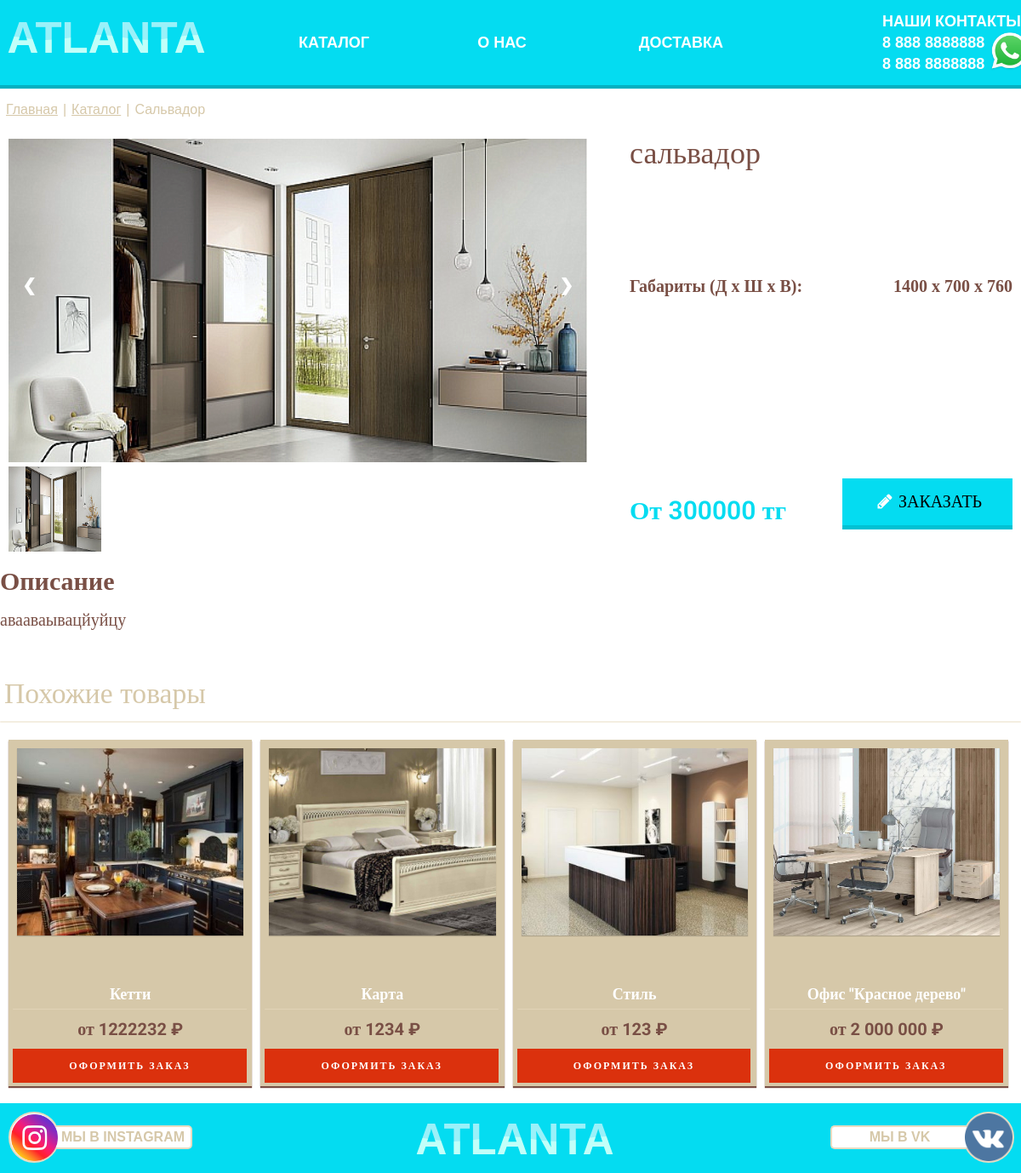
/category/ofisnaya-mebel/salvador/, run on the app's committed database.
### order/models.py (models this page shows, shortened)
class OrderNew(models.Model):
    order_main_img = models.ImageField(upload_to='car_img_order/%Y/%m/%d/', verbose_name='Главная картинка')
    order_main_img_mini = models.ImageField(upload_to='car_img_order/%Y/%m/%d/', verbose_name='Картинка брэнда',
                                            null=True, blank=True)
    slug = models.SlugField(max_length=200, unique=True, db_index=True, verbose_name='URL')
    order_main_title = models.CharField(max_length=250, verbose_name='Название товара')
    order_dop_title1 = models.CharField(max_length=400, verbose_name='Доп-характеристика№1', blank=True)
    order_dop_title2 = models.CharField(max_length=400, verbose_name='Значение доп-характеристики№1', blank=True)
    order_dop_title3 = models.CharField(max_length=400, verbose_name='Доп-характеристика2', blank=True)
    order_dop_title4 = models.CharField(max_length=400, verbose_name='Значение доп-характеристики№2', blank=True)
    order_dop_title5 = models.CharField(max_length=400, verbose_name='Доп-характеристика3', blank=True)
    order_dop_title6 = models.CharField(max_length=400, verbose_name='Значение доп-характеристики№3', blank=True)
    order_img_2 = models.ImageField(upload_to='car_img_order/%Y/%m/%d/', verbose_name='Вторая картинка',
                                    null=True, blank=True)
    order_img_3 = models.ImageField(upload_to='car_img_order/%Y/%m/%d/', verbose_name='Третья картинка',
                                    null=True, blank=True)
    order_img_4 = models.ImageField(upload_to='car_img_order/%Y/%m/%d/', verbose_name='Четвёртая картинка',
                                    null=True, blank=True)
    order_img_5 = models.ImageField(upload_to='car_img_order/%Y/%m/%d/', verbose_name='Пятая картинка',
                                    null=True, blank=True)
    order_img_6 = models.ImageField(upload_to='car_img_order/%Y/%m/%d/', verbose_name='Шестая картинка',
                                    null=True, blank=True
                                    )
    cat = models.ForeignKey('NewCategoryOrder', on_delete=models.PROTECT, verbose_name='Категория')
    order_price = models.CharField(max_length=50, verbose_name='Цена товара')
    order_text = models.TextField(verbose_name='Описание')
    order_maim_date_add = models.DateTimeField(auto_now_add=True, verbose_name='Время создания')
    order_maim_date = models.DateTimeField(auto_now=True, verbose_name='Время изменения')
    order_is_published = models.BooleanField(default=True, verbose_name='Статус Опубликован/Не опубликован')
    def get_absolute_url(self):
        return reverse('category', kwargs={'post_slug': self.slug, 'cat_slug': self.cat.slug})
    class Meta:
        verbose_name = "карточку товара"
        verbose_name_plural = "карточки товара"
        ordering = ['-order_maim_date_add']

### WWT/views.py (the view)
# urls.py: path('category/<slug:cat_slug>/<slug:post_slug>/', ShowPost.as_view(), name='category'),
class ShowPost(ListView):
    model = OrderNew
    template_name = 'WWT/order.html'
    context_object_name = 'posts'
    slug_url_kwarg = 'post_slug'
    def get_context_data(self, *, object_list=None, **kwargs):
        context = super().get_context_data(**kwargs)
        context['form_product'] = form_product
        return context
    def get_queryset(self):
        return OrderNew.objects.filter(cat__slug=self.kwargs['cat_slug'],
                                       order_is_published=True).select_related(
            'cat')

### templates/WWT/order.html (shortened to what this page needs)
{% extends 'base.html' %}
{% block content %}
{% load static %}
{% load blog_tags %}
<div class="container">
    <div class="container_flex">
        <div class="url">
            <a class="url_after" href="{% url 'home_page' %}">Главная</a>
            <div class="url_after">|</div>
            {% for post in posts %}
            {% if post.get_absolute_url == request.path %}
            <a class="url_after" href="/catalog/"> Каталог</a>
            <div class="url_after">|</div>
            <div class="url_after"> {{ post.order_main_title|title }}</div>
            {% endif %}
            {% endfor %}
        </div>
        {% for post in posts %}
        {% if post.get_absolute_url == request.path %}
        <div class="container_flex_1">
            <div class="cont_slid">
                <div class="container4">
                    <div class="mySlides">
                        <div class="numbertext"></div>
                        <a data-fancybox="gallery" href="{{post.order_main_img.url}}">
                            <img src="{{post.order_main_img.url}}" style="width:100%">
                        </a>
                    </div>
                    <a class="prev" onclick="plusSlides(-1)">&#10094;</a>
                    <a class="next" onclick="plusSlides(1)">&#10095;</a>
                    <div class="row">
                        <div class="flex flex-wrap gap-5 justify-center max-w-5xl mx-auto px-6">
                            <div class="column1">
                                <img class="demo cursor" src="{{post.order_main_img.url}}"
                                     style="width:100%" onclick="currentSlide(1)" alt="The Woods">
                            </div>
                        </div>
                    </div>
                </div>
            </div>
            <div class="order_right">
                <div class="ord_after">
                    <div class="orf_tit">
                        {{ post.order_main_title }}
                    </div>
                </div>
                <div class="ord_after1">
                    <div class="har_title">
                        {% if post.order_dop_title1 and post.order_dop_title2 %}
                        <div class="har">
                            <div class="har_flex">{{post.order_dop_title1}}</div>
                            <div class="har_flex">{{post.order_dop_title2}}</div>
                        </div>
                        {% else %}
                        <div class="har_null"></div>
                        {% endif %}
                        <div class="har_price">От {{post.order_price}} тг</div>
                        <div class="har_but">{% include 'WWT/form2.html' %}</div>
                    </div>
                </div>
            </div>
        </div>
        <div class="ord_text">
            <p id="t-ord">Описание</p>
            <p>{{ post.order_text }}</p>
        </div>
        {% endif %}
        {% endfor %}
        {% if posts|length == 1 %}
        {% else %}
        <div class="more_product">Похожие товары</div>
        <div class="form_hr"></div>
        {% endif %}
        {% if posts|length == 1 %}
        <div class="products__items_after">
        {% else %}
        <div class="products__items">
            {% endif %}
            {% for post2 in posts %}
            {% if post2.get_absolute_url != request.path %}
            {% if post2.get_absolute_url == request.path %}
            {% else %}
            <div class="products__item">
                <a href="{{ post2.get_absolute_url }}" class="product_item_a">
                    <div class="products__image">
                        <img src="{{ post2.order_main_img.url }}" alt="">
                    </div>
                    <div class="products__name">{{ post2.order_main_title }}</div>
                    <hr class="hr_price">
                    <div class="price_order">от {{ post2.order_price }} ₽</div>
                    <div class="products__button">ОФОРМИТЬ ЗАКАЗ</div>
                </a>
            </div>
            {% endif %}
            {% endif %}
            {% endfor %}
        </div>
    </div>
</div>
{% endblock %}

### templates/WWT/form2.html (shortened to what this page needs)
<button class="compose"><i class="fa fa-pencil">
    <div class="after_order">ЗАКАЗАТЬ</div>
</i></button>
<link rel="stylesheet" href="https://maxcdn.bootstrapcdn.com/font-awesome/4.7.0/css/font-awesome.min.css">

### data on the page
OrderNew: order_main_title "Сальвадор", order_main_img (picture), order_main_title "сальвадор", order_dop_title1 "Габариты (Д х Ш х В):", order_dop_title2 "1400 х 700 х 760", order_price "300000", order_text "авааваывацйуйцу"
OrderNew: order_main_img (picture), order_main_title "Кетти", order_price "1222232"
OrderNew: order_main_img (picture), order_main_title "Карта", order_price "1234"
OrderNew: order_main_img (picture), order_main_title "Стиль", order_price "123"
OrderNew: order_main_img (picture), order_main_title "Офис \"Красное дерево\"", order_price "2 000 000"
